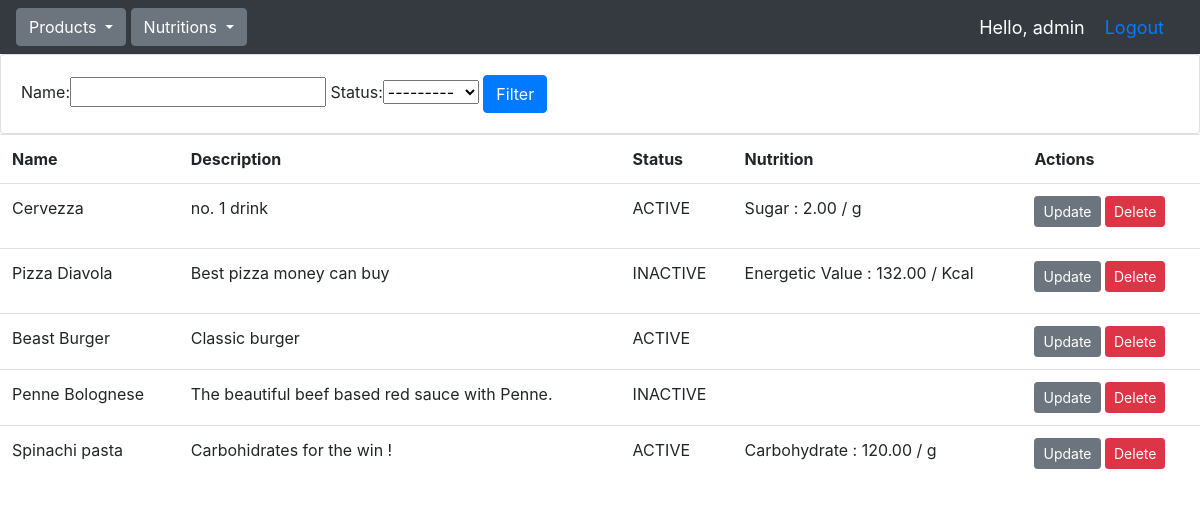
Screenshot of /products/ (signed in) with the database file from the repository.
### products/models.py (models this page shows, shortened)
class Product(models.Model):
    status_choices = [
        ('ACTIVE', 'ACTIVE'),
        ('INACTIVE', 'INACTIVE'),
    ]
    name = models.CharField(max_length=100)
    description = models.TextField()
    status = models.CharField(max_length=10, choices=status_choices, default='ACTIVE')

class Nutrition(models.Model):
    unit_choices = [
        ('g', 'gram'),
        ('Kcal', 'kcal'),
    ]
    name_choices = [
        ('Protein', 'Protein'),
        ('Carbohydrate', 'Carbohydrate'),
        ('Fat', 'Fat'),
        ('Sugar', 'Sugar'),
        ('Fiber', 'Fiber'),
        ('Energetic Value', 'Energetic Value'),
    ]
    name = models.CharField(max_length=100, choices=name_choices)
    unit = models.CharField(max_length=5, choices=unit_choices)
    product = models.ForeignKey(Product, on_delete=models.CASCADE)
    value = models.DecimalField(default=0.00,max_digits=7,decimal_places=2)
    class Meta:
        constraints = [
            models.UniqueConstraint(fields=['name', 'product'], name='unique_nutrition_product')
        ]

### products/views.py (the view)
# urls.py: path('', include('products.urls')),
@login_required(login_url='login_user')
def products(request):
    products = Product.objects.all()
    nutritions = Nutrition.objects.all()
    myFilter = ProductFilter(request.GET, queryset=products)
    products = myFilter.qs
    context = {'products':products, 'nutritions':nutritions, 'myFilter':myFilter}
    return render(request, 'products/products.html', context)

### products/templates/products/products.html
{% extends 'products/base.html' %}
{% block content %}
<div class="card card-body">
    <form method="get">
        {{myFilter.form}}
        <button class="btn btn-primary" type="submit">Filter</button>
    </form>
</div>
<div class="table-responsive">
    <table class="table table-bg">
        <tr>
            <th>Name</th>
            <th>Description</th>
            <th>Status</th>
            <th>Nutrition</th>
            <th>Actions</th>
        </tr>
        {% for product in products %}
            <tr>
                <td>{{product.name}}</td>
                <td>{{product.description}}</td>
                <td>{{product.status}}</td>
                <td>
                    {% for nutrition in nutritions %}
                        {% if nutrition.product.id == product.id %}
                            <p>{{nutrition.name}} : {{nutrition.value}} / {{ nutrition.unit }}</p>
                        {% endif %}
                    {% endfor %}
                </td>
                <td>
                    <a class="btn btn-sm btn-secondary" href="{% url 'update_product' product.id %}">Update</a>
                    <a class="btn btn-sm btn-danger" href="{% url 'delete_product' product.id %}">Delete</a>
                </td>
            </tr>
        {% endfor %}
    </table>
</div>
{% endblock %}

### products/templates/products/navbar.html (shortened to what this page needs)
{% load static %}
<nav id="navbar_custom" class="navbar navbar-expand-lg navbar-dark bg-dark" style="color:#006d77">
    <div class="collapse navbar-collapse" id="navbarNav">
      <ul class="navbar-nav">
          <li>
            <div class="dropdown-style">
                <div class="btn-group">
                    <button type="button" class="btn btn-secondary dropdown-toggle" data-toggle="dropdown" aria-haspopup="true" aria-expanded="false">
                      Products
                    </button>
                </div>
                <div class="btn-group">
                    <button type="button" class="btn btn-secondary dropdown-toggle" data-toggle="dropdown" aria-haspopup="true" aria-expanded="false">
                      Nutritions
                    </button>
                </div>
            </div>
          </li>
      </ul>
    </div>
    <span class="hello-msg">Hello, {{request.user}}</span>
    <span class="hello-msg"><a href="{% url 'logout_user' %}">Logout</a></span>
</nav>

### products/templates/products/navbar.html (style rules this page uses)
.hello-msg { font-size: 18px; color: white; margin-right: 20px; }

### rows the page displays
Product: name "Cervezza", description "no. 1 drink", status "ACTIVE"
Nutrition: name "Sugar", value "2.00", unit "g"
Product: name "Pizza Diavola", description "Best pizza money can buy", status "INACTIVE"
Nutrition: name "Energetic Value", value "132.00", unit "Kcal"
Product: name "Beast Burger", description "Classic burger", status "ACTIVE"
Product: name "Penne Bolognese", description "The beautiful beef based red sauce with Penne.", status "INACTIVE"
Product: name "Spinachi pasta", description "Carbohidrates for the win !", status "ACTIVE"
Nutrition: name "Carbohydrate", value "120.00", unit "g"

### other values shown
{{ request.user }} "admin"
